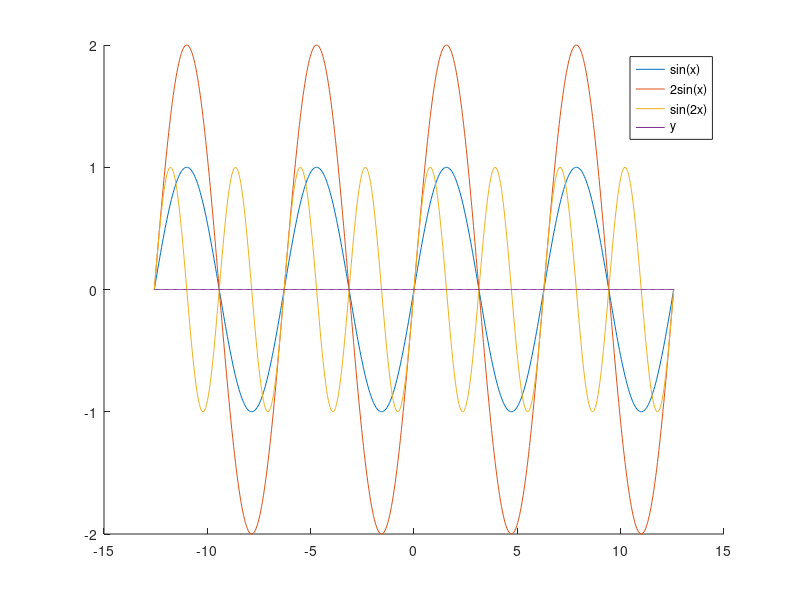

MATLAB code for this plot:
clf;
t = [-4 * pi:pi / 72:4 * pi];
disp(size(t));
figure(1);
hold on;
p1 = plot(t, sin(t), 'DisplayName', 'sin(x)');
% p1.DisplayName=;
p2 = plot(t, 2 * sin(t), 'DisplayName', '2sin(x)');
% p2.DisplayName = ;
p3 = plot (t, sin(2 * t), 'DisplayName', 'sin(2x)');
% p3.DisplayName = ;
p4 = plot (t, repmat(0,1,577), 'DisplayName', 'y');
legend;
hold off;
